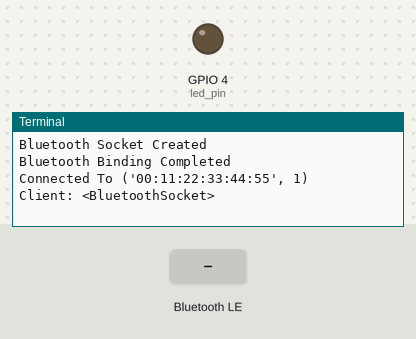
Recording of a program running on a simulated Raspberry Pi (BCM pin numbers). Shown: output pins drawn as LEDs (lit = HIGH), the last lines printed to the terminal. The test bench sets the inputs (shaded band). A phone connects over Bluetooth after 1 s.

Above: at 2.2 s.
2.3 s: "1" written over Bluetooth
At 3.3 s:
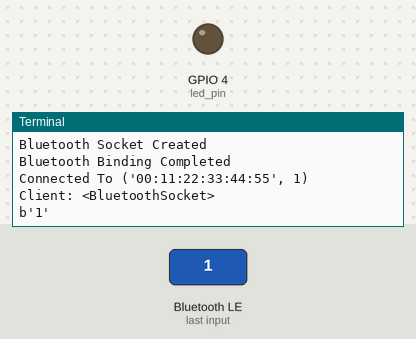
3.8 s: "on" written over Bluetooth
At 4.5 s:
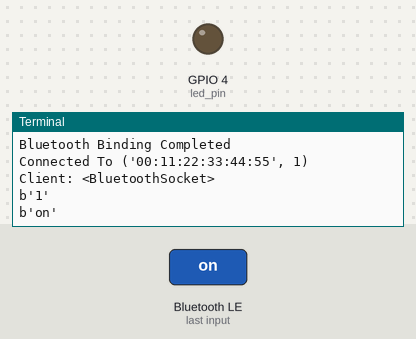
5.3 s: "off" written over Bluetooth
At 5.6 s:
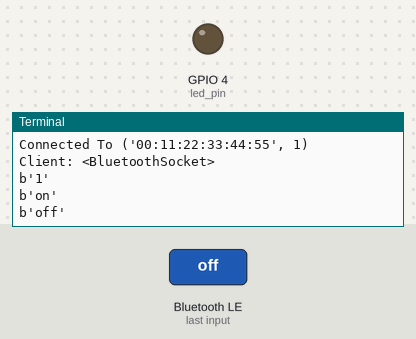

Measured:
- after the input at 2.3 s, the terminal: prints a new line at once (image 1)
- after the input at 3.8 s, the terminal: prints a new line at once (image 2)
- after the input at 5.3 s, the terminal: prints a new line at once (image 3)

The program:

dataread.py
```python
import bluetooth
# Importing the GPIO library to use the GPIO pins of Raspberry pi
import RPi.GPIO as GPIO
led_pin = 4     # Initializing pin 40 for led
GPIO.setmode(GPIO.BCM)  # Using BCM numbering
GPIO.setup(led_pin, GPIO.OUT)   # Declaring the pin 40 as output pin
host = ""
port = 1        # Raspberry Pi uses port 1 for Bluetooth Communication
# Creaitng Socket Bluetooth RFCOMM communication
server = bluetooth.BluetoothSocket(bluetooth.RFCOMM)
print('Bluetooth Socket Created')
try:
        server.bind((host, port))
        print("Bluetooth Binding Completed")
except:
        print("Bluetooth Binding Failed")
server.listen(1) # One connection at a time
# Server accepts the clients request and assigns a mac address.
client, address = server.accept()
print("Connected To", address)
print("Client:", client)
try:
        while True:
                # Receivng the data.
                data = client.recv(1024) # 1024 is the buffer size.
                print(data)

                if data == "1":
                        GPIO.output(led_pin, True)
                        send_data = "Light On "
                elif data == "0":
                        GPIO.output(led_pin, False)
                        send_data = "Light Off "
                else:
                        send_data = "Type 1 or 0 "
                # Sending the data.
                client.send(send_data)
except:
        # Making all the output pins LOW
        GPIO.cleanup()
        # Closing the client and server connection
        client.close()
        server.close()
```
